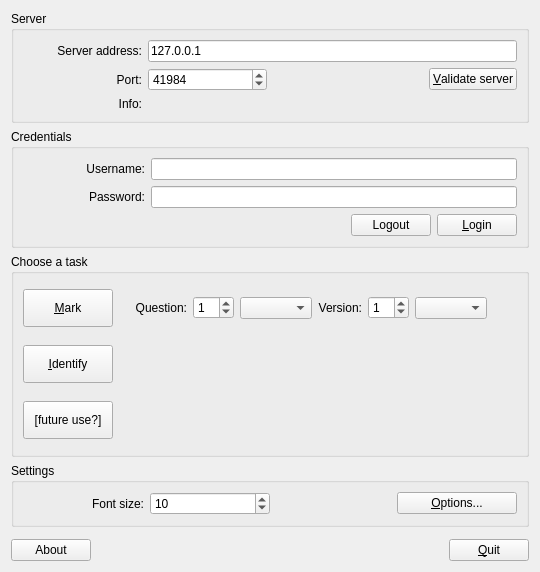
<?xml version="1.0" encoding="UTF-8"?>
<ui version="4.0">
 <author>
  Copyright (C) 2018-2025 The Plom Project Developers
  SPDX-License-Identifier: AGPL-3.0-or-later
 </author>
 <class>Chooser</class>
 <widget class="QWidget" name="Chooser">
  <property name="geometry">
   <rect>
    <x>0</x>
    <y>0</y>
    <width>540</width>
    <height>572</height>
   </rect>
  </property>
  <property name="windowTitle">
   <string>Plom Client</string>
  </property>
  <layout class="QVBoxLayout" name="verticalLayout">
   <item>
    <widget class="QGroupBox" name="serverGBox">
     <property name="enabled">
      <bool>true</bool>
     </property>
     <property name="title">
      <string>Server</string>
     </property>
     <layout class="QGridLayout" name="gridLayout" columnstretch="1,1,1,1">
      <item row="3" column="1" colspan="3">
       <widget class="QLabel" name="infoLabel">
        <property name="text">
         <string/>
        </property>
       </widget>
      </item>
      <item row="3" column="0">
       <widget class="QLabel" name="infoLabelStatic">
        <property name="text">
         <string>Info:</string>
        </property>
        <property name="alignment">
         <set>Qt::AlignmentFlag::AlignRight|Qt::AlignmentFlag::AlignTop|Qt::AlignmentFlag::AlignTrailing</set>
        </property>
       </widget>
      </item>
      <item row="1" column="0">
       <widget class="QLabel" name="serverLabel">
        <property name="text">
         <string>Server address:</string>
        </property>
        <property name="alignment">
         <set>Qt::AlignmentFlag::AlignRight|Qt::AlignmentFlag::AlignTrailing|Qt::AlignmentFlag::AlignVCenter</set>
        </property>
       </widget>
      </item>
      <item row="2" column="2" colspan="2">
       <layout class="QHBoxLayout" name="horizontalLayout_5">
        <item>
         <spacer name="horizontalSpacer">
          <property name="orientation">
           <enum>Qt::Orientation::Horizontal</enum>
          </property>
          <property name="sizeType">
           <enum>QSizePolicy::Policy::Expanding</enum>
          </property>
          <property name="sizeHint" stdset="0">
           <size>
            <width>40</width>
            <height>20</height>
           </size>
          </property>
         </spacer>
        </item>
        <item>
         <widget class="QPushButton" name="getServerInfoButton">
          <property name="text">
           <string>&amp;Validate server</string>
          </property>
         </widget>
        </item>
       </layout>
      </item>
      <item row="2" column="0">
       <widget class="QLabel" name="mportLabel">
        <property name="text">
         <string>Port:</string>
        </property>
        <property name="alignment">
         <set>Qt::AlignmentFlag::AlignRight|Qt::AlignmentFlag::AlignTrailing|Qt::AlignmentFlag::AlignVCenter</set>
        </property>
       </widget>
      </item>
      <item row="1" column="1" colspan="3">
       <widget class="QLineEdit" name="serverLE">
        <property name="text">
         <string>127.0.0.1</string>
        </property>
       </widget>
      </item>
      <item row="2" column="1">
       <widget class="QSpinBox" name="mportSB">
        <property name="maximum">
         <number>65535</number>
        </property>
        <property name="value">
         <number>41984</number>
        </property>
       </widget>
      </item>
     </layout>
    </widget>
   </item>
   <item>
    <widget class="QGroupBox" name="userGBox">
     <property name="enabled">
      <bool>true</bool>
     </property>
     <property name="title">
      <string>Credentials</string>
     </property>
     <layout class="QGridLayout" name="gridLayout_3" columnstretch="1,3">
      <item row="0" column="0">
       <widget class="QLabel" name="label">
        <property name="text">
         <string>Username:</string>
        </property>
        <property name="alignment">
         <set>Qt::AlignmentFlag::AlignRight|Qt::AlignmentFlag::AlignTrailing|Qt::AlignmentFlag::AlignVCenter</set>
        </property>
       </widget>
      </item>
      <item row="2" column="1">
       <widget class="QFrame" name="frame">
        <layout class="QHBoxLayout" name="horizontalLayout_3">
         <property name="leftMargin">
          <number>0</number>
         </property>
         <property name="topMargin">
          <number>0</number>
         </property>
         <property name="rightMargin">
          <number>0</number>
         </property>
         <property name="bottomMargin">
          <number>0</number>
         </property>
         <item>
          <widget class="QLabel" name="loginInfoLabel">
           <property name="text">
            <string/>
           </property>
          </widget>
         </item>
         <item>
          <spacer name="horizontalSpacer_6">
           <property name="orientation">
            <enum>Qt::Orientation::Horizontal</enum>
           </property>
           <property name="sizeHint" stdset="0">
            <size>
             <width>40</width>
             <height>20</height>
            </size>
           </property>
          </spacer>
         </item>
         <item>
          <widget class="QPushButton" name="logoutButton">
           <property name="text">
            <string>Logout</string>
           </property>
          </widget>
         </item>
         <item>
          <widget class="QPushButton" name="loginButton">
           <property name="text">
            <string>&amp;Login</string>
           </property>
          </widget>
         </item>
        </layout>
       </widget>
      </item>
      <item row="1" column="1">
       <widget class="QLineEdit" name="passwordLE">
        <property name="echoMode">
         <enum>QLineEdit::EchoMode::Password</enum>
        </property>
       </widget>
      </item>
      <item row="1" column="0">
       <widget class="QLabel" name="label_2">
        <property name="text">
         <string>Password:</string>
        </property>
        <property name="alignment">
         <set>Qt::AlignmentFlag::AlignRight|Qt::AlignmentFlag::AlignTrailing|Qt::AlignmentFlag::AlignVCenter</set>
        </property>
       </widget>
      </item>
      <item row="0" column="1">
       <widget class="QLineEdit" name="userLE"/>
      </item>
     </layout>
    </widget>
   </item>
   <item>
    <widget class="QGroupBox" name="markGBox">
     <property name="enabled">
      <bool>true</bool>
     </property>
     <property name="sizePolicy">
      <sizepolicy hsizetype="Preferred" vsizetype="Preferred">
       <horstretch>0</horstretch>
       <verstretch>1</verstretch>
      </sizepolicy>
     </property>
     <property name="title">
      <string>Choose a task</string>
     </property>
     <layout class="QGridLayout" name="gridLayout_2" rowstretch="1,6,2,6,2,6,1" columnstretch="3,0,0,1,0,1,1">
      <item row="3" column="0">
       <widget class="QPushButton" name="identifyButton">
        <property name="sizePolicy">
         <sizepolicy hsizetype="Minimum" vsizetype="MinimumExpanding">
          <horstretch>0</horstretch>
          <verstretch>0</verstretch>
         </sizepolicy>
        </property>
        <property name="text">
         <string>&amp;Identify</string>
        </property>
       </widget>
      </item>
      <item row="1" column="6">
       <spacer name="horizontalSpacer_4">
        <property name="orientation">
         <enum>Qt::Orientation::Horizontal</enum>
        </property>
        <property name="sizeHint" stdset="0">
         <size>
          <width>32</width>
          <height>20</height>
         </size>
        </property>
       </spacer>
      </item>
      <item row="1" column="2">
       <widget class="QLabel" name="pgLabel">
        <property name="text">
         <string>Question:</string>
        </property>
        <property name="alignment">
         <set>Qt::AlignmentFlag::AlignRight|Qt::AlignmentFlag::AlignTrailing|Qt::AlignmentFlag::AlignVCenter</set>
        </property>
       </widget>
      </item>
      <item row="0" column="0">
       <spacer name="verticalSpacer_3">
        <property name="orientation">
         <enum>Qt::Orientation::Vertical</enum>
        </property>
        <property name="sizeHint" stdset="0">
         <size>
          <width>20</width>
          <height>4</height>
         </size>
        </property>
       </spacer>
      </item>
      <item row="1" column="4">
       <widget class="QLabel" name="vlabel">
        <property name="text">
         <string>Version:</string>
        </property>
        <property name="alignment">
         <set>Qt::AlignmentFlag::AlignRight|Qt::AlignmentFlag::AlignTrailing|Qt::AlignmentFlag::AlignVCenter</set>
        </property>
       </widget>
      </item>
      <item row="1" column="3">
       <layout class="QHBoxLayout" name="pgLayout">
        <item>
         <widget class="QSpinBox" name="pgSB">
          <property name="value">
           <number>1</number>
          </property>
         </widget>
        </item>
        <item>
         <widget class="QComboBox" name="pgDrop"/>
        </item>
       </layout>
      </item>
      <item row="1" column="5">
       <layout class="QHBoxLayout" name="vLayout">
        <item>
         <widget class="QSpinBox" name="vSB">
          <property name="value">
           <number>1</number>
          </property>
         </widget>
        </item>
        <item>
         <widget class="QComboBox" name="vDrop"/>
        </item>
       </layout>
      </item>
      <item row="2" column="0">
       <spacer name="verticalSpacer">
        <property name="orientation">
         <enum>Qt::Orientation::Vertical</enum>
        </property>
        <property name="sizeHint" stdset="0">
         <size>
          <width>20</width>
          <height>5</height>
         </size>
        </property>
       </spacer>
      </item>
      <item row="6" column="0">
       <spacer name="verticalSpacer_4">
        <property name="orientation">
         <enum>Qt::Orientation::Vertical</enum>
        </property>
        <property name="sizeHint" stdset="0">
         <size>
          <width>20</width>
          <height>4</height>
         </size>
        </property>
       </spacer>
      </item>
      <item row="1" column="0">
       <widget class="QPushButton" name="markButton">
        <property name="sizePolicy">
         <sizepolicy hsizetype="MinimumExpanding" vsizetype="MinimumExpanding">
          <horstretch>0</horstretch>
          <verstretch>0</verstretch>
         </sizepolicy>
        </property>
        <property name="text">
         <string>&amp;Mark</string>
        </property>
       </widget>
      </item>
      <item row="5" column="0">
       <widget class="QPushButton" name="manageButton">
        <property name="sizePolicy">
         <sizepolicy hsizetype="Minimum" vsizetype="MinimumExpanding">
          <horstretch>0</horstretch>
          <verstretch>0</verstretch>
         </sizepolicy>
        </property>
        <property name="text">
         <string>[future use?]</string>
        </property>
       </widget>
      </item>
      <item row="4" column="0">
       <spacer name="verticalSpacer_2">
        <property name="orientation">
         <enum>Qt::Orientation::Vertical</enum>
        </property>
        <property name="sizeHint" stdset="0">
         <size>
          <width>20</width>
          <height>5</height>
         </size>
        </property>
       </spacer>
      </item>
      <item row="1" column="1">
       <spacer name="horizontalSpacer_5">
        <property name="orientation">
         <enum>Qt::Orientation::Horizontal</enum>
        </property>
        <property name="sizeHint" stdset="0">
         <size>
          <width>16</width>
          <height>20</height>
         </size>
        </property>
       </spacer>
      </item>
     </layout>
    </widget>
   </item>
   <item>
    <widget class="QGroupBox" name="settingsBox">
     <property name="title">
      <string>Settings</string>
     </property>
     <layout class="QHBoxLayout" name="horizontalLayout_2" stretch="1,1,1,1">
      <item>
       <widget class="QLabel" name="fontLabel">
        <property name="sizePolicy">
         <sizepolicy hsizetype="Expanding" vsizetype="Preferred">
          <horstretch>0</horstretch>
          <verstretch>0</verstretch>
         </sizepolicy>
        </property>
        <property name="text">
         <string>Font size:</string>
        </property>
        <property name="alignment">
         <set>Qt::AlignmentFlag::AlignRight|Qt::AlignmentFlag::AlignTrailing|Qt::AlignmentFlag::AlignVCenter</set>
        </property>
       </widget>
      </item>
      <item>
       <widget class="QSpinBox" name="fontSB">
        <property name="sizePolicy">
         <sizepolicy hsizetype="Expanding" vsizetype="Fixed">
          <horstretch>0</horstretch>
          <verstretch>0</verstretch>
         </sizepolicy>
        </property>
        <property name="minimum">
         <number>4</number>
        </property>
        <property name="maximum">
         <number>24</number>
        </property>
        <property name="value">
         <number>10</number>
        </property>
       </widget>
      </item>
      <item>
       <spacer name="horizontalSpacer_2">
        <property name="orientation">
         <enum>Qt::Orientation::Horizontal</enum>
        </property>
        <property name="sizeHint" stdset="0">
         <size>
          <width>0</width>
          <height>0</height>
         </size>
        </property>
       </spacer>
      </item>
      <item>
       <widget class="QPushButton" name="optionsButton">
        <property name="text">
         <string>&amp;Options...</string>
        </property>
       </widget>
      </item>
     </layout>
    </widget>
   </item>
   <item>
    <widget class="QFrame" name="taskGBox">
     <property name="sizePolicy">
      <sizepolicy hsizetype="Preferred" vsizetype="Minimum">
       <horstretch>0</horstretch>
       <verstretch>0</verstretch>
      </sizepolicy>
     </property>
     <layout class="QHBoxLayout" name="horizontalLayout">
      <property name="leftMargin">
       <number>0</number>
      </property>
      <property name="topMargin">
       <number>6</number>
      </property>
      <property name="rightMargin">
       <number>0</number>
      </property>
      <property name="bottomMargin">
       <number>0</number>
      </property>
      <item>
       <widget class="QPushButton" name="aboutButton">
        <property name="text">
         <string>About</string>
        </property>
       </widget>
      </item>
      <item>
       <spacer name="horizontalSpacer_3">
        <property name="orientation">
         <enum>Qt::Orientation::Horizontal</enum>
        </property>
        <property name="sizeHint" stdset="0">
         <size>
          <width>0</width>
          <height>0</height>
         </size>
        </property>
       </spacer>
      </item>
      <item>
       <widget class="QPushButton" name="closeButton">
        <property name="text">
         <string>&amp;Quit</string>
        </property>
       </widget>
      </item>
     </layout>
    </widget>
   </item>
  </layout>
 </widget>
 <tabstops>
  <tabstop>serverLE</tabstop>
  <tabstop>mportSB</tabstop>
  <tabstop>getServerInfoButton</tabstop>
  <tabstop>userLE</tabstop>
  <tabstop>passwordLE</tabstop>
  <tabstop>loginButton</tabstop>
  <tabstop>logoutButton</tabstop>
  <tabstop>pgSB</tabstop>
  <tabstop>pgDrop</tabstop>
  <tabstop>vSB</tabstop>
  <tabstop>vDrop</tabstop>
  <tabstop>markButton</tabstop>
  <tabstop>identifyButton</tabstop>
  <tabstop>manageButton</tabstop>
  <tabstop>fontSB</tabstop>
  <tabstop>optionsButton</tabstop>
  <tabstop>aboutButton</tabstop>
  <tabstop>closeButton</tabstop>
 </tabstops>
 <resources/>
 <connections/>
</ui>
